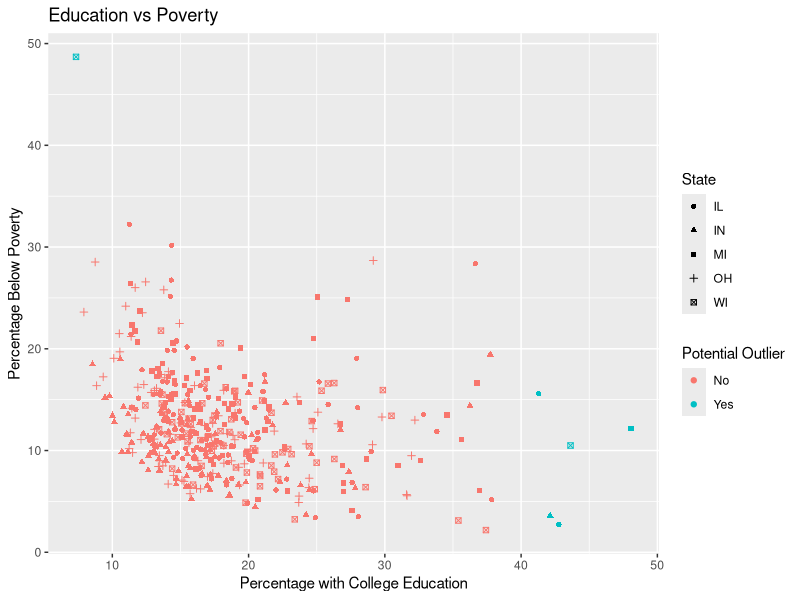

Write the R code that produced this figure.
## ---- chunk 1
#| eval: true
#| message: false

library(tidyverse)
data("midwest")
## ---- chunk 2
midwest %>% count(state) %>% arrange(desc(n()))
## ---- chunk 3
midwest %>% count(county) %>% filter(n>1) %>%
knitr::kable(longtable = TRUE)
## ---- chunk 4
midwest %>% 
  filter(popdensity>25000) %>% 
  select(county,state,popdensity,poptotal,area) %>% 
  arrange(desc(popdensity))
## ---- chunk 5
midwest %>% 
  filter(popdensity == max(popdensity)) %>% 
  select(county,state,popdensity,poptotal,area)
## ---- chunk 6
midwest$popdensity %>% median()
midwest$popdensity %>% quantile(0.25)
midwest$popdensity %>% quantile(0.75)
## ---- chunk 7
midwest <- midwest |>
  mutate(metro = if_else(inmetro == 1, "Yes", "No"))
midwest %>% count(state,metro) %>% group_by(state) %>% 
  mutate(Proportions =n/sum(n)) %>% select(-n)
## ---- chunk 8
midwest %>% 
  filter(percbelowpoverty>40) %>% 
  select(county,state,percbelowpoverty,percollege)
## ---- chunk 9
midwest %>% 
  filter(percollege>40) %>% 
  select(county,state,percbelowpoverty,percollege)
## ---- chunk 10
midwest %>% 
  filter(percollege>40 | percbelowpoverty>40) %>% select(county,state,
  percbelowpoverty,percollege)
## ---- chunk 11
midwest1 <- midwest %>% 
  mutate(potential_outlier = if_else(percbelowpoverty > 40 | percollege > 40, 
  "Yes", "No")) %>%
  select(county, state, percbelowpoverty, percollege, potential_outlier) %>%
  arrange(potential_outlier)
  knitr::kable(midwest1)
## ---- chunk 12
ggplot(midwest1, aes(x = percollege, y = percbelowpoverty,
                    color = potential_outlier,
                    shape = state)) +
  geom_point() +
  labs(
    x = "Percentage with College Education",
    y = "Percentage Below Poverty",
    color = "Potential Outlier",
    shape = "State",
    title = "Education vs Poverty",
  )
## ---- chunk 13
state_population <- midwest %>% 
  group_by(state) %>% 
  summarize(Total_Pop = sum(poptotal)) %>% 
  arrange(desc(Total_Pop))
state_population
## ---- chunk 14
state_population %>% 
  mutate(Prop_Total_Pop = Total_Pop/sum(Total_Pop)) %>% 
  arrange(desc(Prop_Total_Pop))
## ---- chunk 15
state_poverty <- midwest %>%
  group_by(state) %>%                                         
  summarise(mean_percbelowpoverty = mean(percbelowpoverty))
state_poverty %>%
  arrange(mean_percbelowpoverty)
## ---- chunk 16
df <- tibble(
  var_1 = c(10, 20, 30, 40, 50),
  var_2 = c("Pizza", "Burger", "Pizza", "Pizza", "Burger"),
  var_3 = c("Apple", "Apple", "Pear", "Pear", "Banana")
)

df
## ---- chunk 17
df |>
  arrange(var_2)
## ---- chunk 18
df |>
  group_by(var_2)
## ---- chunk 19
df |>
  group_by(var_2) |>
  summarize(mean_var_1 = mean(var_1))
## ---- chunk 20
df |>
  group_by(var_2, var_3) |>
  summarize(mean_var_1 = mean(var_1))
## ---- chunk 21
df |>
  group_by(var_2, var_3) |>
  summarize(mean_var_1 = mean(var_1), .groups = "drop")
## ---- chunk 22
df |>
  group_by(var_2, var_3) |>
  summarize(mean_var_1 = mean(var_1), .groups = "drop")

df |>
  group_by(var_2, var_3) |>
  mutate(mean_var_1 = mean(var_1))
